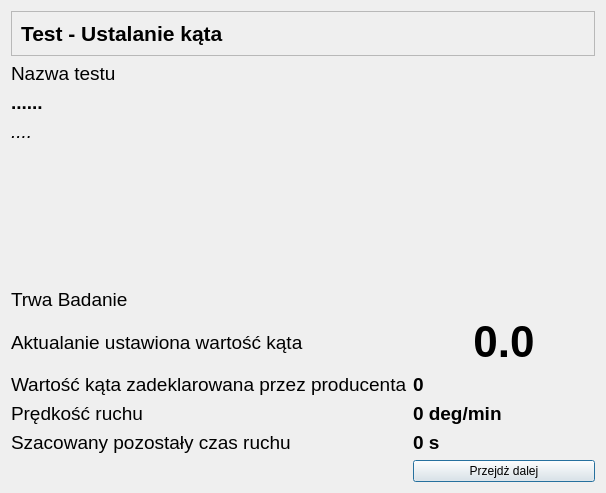
<?xml version="1.0" encoding="UTF-8"?>
<ui version="4.0">
 <class>OknoBadaniaKata</class>
 <widget class="QDialog" name="OknoBadaniaKata">
  <property name="geometry">
   <rect>
    <x>0</x>
    <y>0</y>
    <width>606</width>
    <height>493</height>
   </rect>
  </property>
  <property name="windowTitle">
   <string>Test niewspółosiowości</string>
  </property>
  <layout class="QGridLayout" name="gridLayout">
   <item row="7" column="0">
    <widget class="QLabel" name="ekat">
     <property name="font">
      <font>
       <pointsize>14</pointsize>
      </font>
     </property>
     <property name="text">
      <string>Aktualanie ustawiona wartość kąta</string>
     </property>
    </widget>
   </item>
   <item row="2" column="0">
    <widget class="QLabel" name="label">
     <property name="font">
      <font>
       <pointsize>14</pointsize>
      </font>
     </property>
     <property name="text">
      <string>Nazwa testu</string>
     </property>
     <property name="alignment">
      <set>Qt::AlignLeading|Qt::AlignLeft|Qt::AlignVCenter</set>
     </property>
    </widget>
   </item>
   <item row="8" column="0">
    <widget class="QLabel" name="ekatproducent">
     <property name="font">
      <font>
       <pointsize>14</pointsize>
      </font>
     </property>
     <property name="text">
      <string>Wartość kąta zadeklarowana przez producenta</string>
     </property>
    </widget>
   </item>
   <item row="12" column="1">
    <widget class="QPushButton" name="pbDalej">
     <property name="text">
      <string>Przejdż dalej</string>
     </property>
    </widget>
   </item>
   <item row="4" column="0" colspan="2">
    <widget class="QLabel" name="nazwaPodTestu">
     <property name="font">
      <font>
       <pointsize>14</pointsize>
       <italic>true</italic>
      </font>
     </property>
     <property name="text">
      <string>....</string>
     </property>
    </widget>
   </item>
   <item row="8" column="1">
    <widget class="QLabel" name="katProducenta">
     <property name="font">
      <font>
       <pointsize>14</pointsize>
       <bold>true</bold>
      </font>
     </property>
     <property name="text">
      <string>0</string>
     </property>
    </widget>
   </item>
   <item row="1" column="0" colspan="2">
    <widget class="QFrame" name="frame">
     <property name="frameShape">
      <enum>QFrame::StyledPanel</enum>
     </property>
     <property name="frameShadow">
      <enum>QFrame::Raised</enum>
     </property>
     <layout class="QHBoxLayout" name="horizontalLayout">
      <item>
       <widget class="QLabel" name="label_2">
        <property name="font">
         <font>
          <pointsize>16</pointsize>
          <bold>true</bold>
         </font>
        </property>
        <property name="text">
         <string>Test - Ustalanie kąta</string>
        </property>
       </widget>
      </item>
     </layout>
    </widget>
   </item>
   <item row="7" column="1">
    <widget class="QLabel" name="kat">
     <property name="font">
      <font>
       <pointsize>33</pointsize>
       <bold>true</bold>
      </font>
     </property>
     <property name="text">
      <string>0.0</string>
     </property>
     <property name="alignment">
      <set>Qt::AlignCenter</set>
     </property>
    </widget>
   </item>
   <item row="9" column="0">
    <widget class="QLabel" name="label_3">
     <property name="font">
      <font>
       <pointsize>14</pointsize>
      </font>
     </property>
     <property name="text">
      <string>Prędkość ruchu</string>
     </property>
    </widget>
   </item>
   <item row="6" column="0" colspan="2">
    <widget class="QLabel" name="eBadanie">
     <property name="font">
      <font>
       <pointsize>14</pointsize>
      </font>
     </property>
     <property name="text">
      <string>Trwa Badanie</string>
     </property>
     <property name="wordWrap">
      <bool>true</bool>
     </property>
    </widget>
   </item>
   <item row="5" column="0">
    <spacer name="verticalSpacer">
     <property name="orientation">
      <enum>Qt::Vertical</enum>
     </property>
     <property name="sizeHint" stdset="0">
      <size>
       <width>20</width>
       <height>40</height>
      </size>
     </property>
    </spacer>
   </item>
   <item row="3" column="0" colspan="2">
    <widget class="QLabel" name="testName">
     <property name="font">
      <font>
       <pointsize>14</pointsize>
       <bold>true</bold>
      </font>
     </property>
     <property name="text">
      <string>......</string>
     </property>
    </widget>
   </item>
   <item row="9" column="1">
    <widget class="QLabel" name="speed">
     <property name="font">
      <font>
       <pointsize>14</pointsize>
       <bold>true</bold>
      </font>
     </property>
     <property name="text">
      <string>0 deg/min</string>
     </property>
    </widget>
   </item>
   <item row="10" column="0">
    <widget class="QLabel" name="eCzas">
     <property name="font">
      <font>
       <pointsize>14</pointsize>
      </font>
     </property>
     <property name="text">
      <string>Szacowany pozostały czas ruchu</string>
     </property>
    </widget>
   </item>
   <item row="10" column="1">
    <widget class="QLabel" name="szacowanyczas">
     <property name="font">
      <font>
       <pointsize>14</pointsize>
       <bold>true</bold>
      </font>
     </property>
     <property name="text">
      <string>0 s</string>
     </property>
    </widget>
   </item>
  </layout>
 </widget>
 <resources/>
 <connections/>
</ui>
